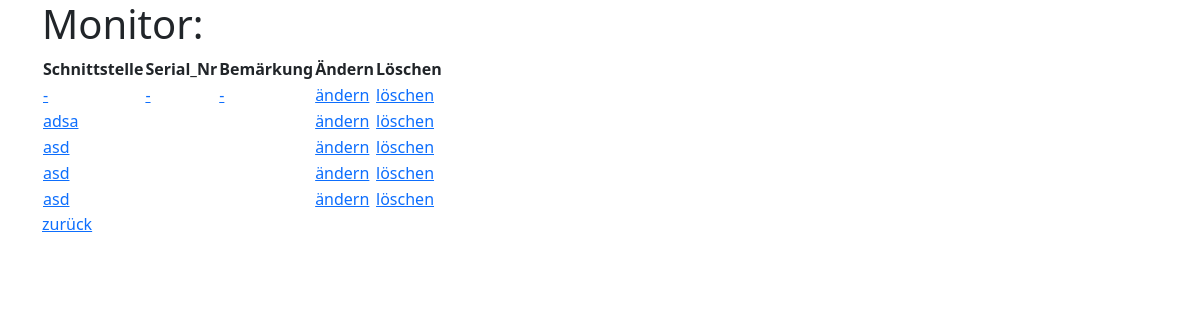
Page /itinventory/monitor/ (signed in) on the earlier database version.
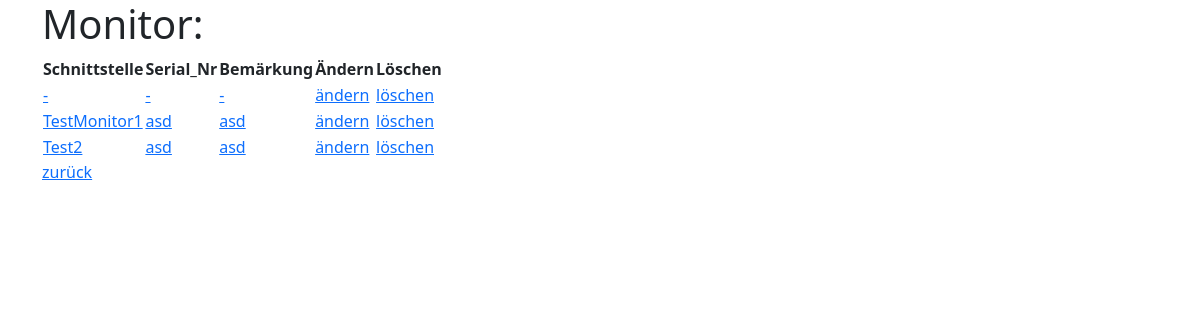
Same page on the later database version.
### itinventory/models.py (models this page shows)
class Monitor(models.Model):
    schnittstelle = models.CharField(max_length=255)
    serialnummer = models.CharField(max_length=55,default=None, null=True, blank=True)
    bemaerkung = models.CharField(max_length=300,default=None, null=True, blank=True)
    status = models.CharField(max_length=100,default=None, null=True, blank=True)

### itinventory/views.py (the view)
# urls.py: path('monitor/', views.monitorview, name='monitor'),
@login_required
def monitorview(request):
    mymonitors = Monitor.objects.all().values()
    template = loader.get_template('monitor.html')
    context = {
        'mymonitors': mymonitors
    }
    return HttpResponse(template.render(context, request))

### itinventory/templates/monitor.html (shortened to what this page needs)
<!doctype html>
<html lang="en">
  <head>
    <link href="https://cdn.jsdelivr.net/npm/bootstrap@5.2.2/dist/css/bootstrap.min.css" rel="stylesheet">
    <link rel="icon" href="https://usercontent.one/wp/www.qa-rheinruhr.de/wp-content/uploads/favicon.png" sizes="32x32">  </head>
  <body>
    <div class="container" >
        <div class="row">
            <div class="col-12">
              <h1>Monitor:  {{ mymonitors.serialnummer }}</h1>
              <table class="">
                <tr>
                  <th>Schnittstelle</th>
                  <th>Serial_Nr</th>
                  <th>Bemärkung</th>
                  <th>Ändern</th>
                  <th>Löschen</th>
                </tr>
                {% for line in mymonitors %}
                <tr>
                  <td><a href="">{{ line.schnittstelle }}</a></td>
                  <td><a href="">{{ line.serialnummer }}</a></td>
                  <td><a href="">{{ line.bemaerkung }}</a></td>
                      <td><a href="/itinventory/updateMonitor/{{line.id}}">ändern</a></td>
                  <td><a href="">löschen</a></td>
                </tr>
                {% endfor %}
              </table>
              <a href="/itinventory/platzviewFilter">zurück</a>
            </div>
        </div>
    </div>
  </body>
</html>

Differences in the rows shown:
removed Monitor: schnittstelle "adsa"
removed Monitor: schnittstelle "asd"
removed Monitor: schnittstelle "asd"
removed Monitor: schnittstelle "asd"
added Monitor: schnittstelle "TestMonitor1", serialnummer "asd", bemaerkung "asd"
added Monitor: schnittstelle "Test2", serialnummer "asd", bemaerkung "asd"
